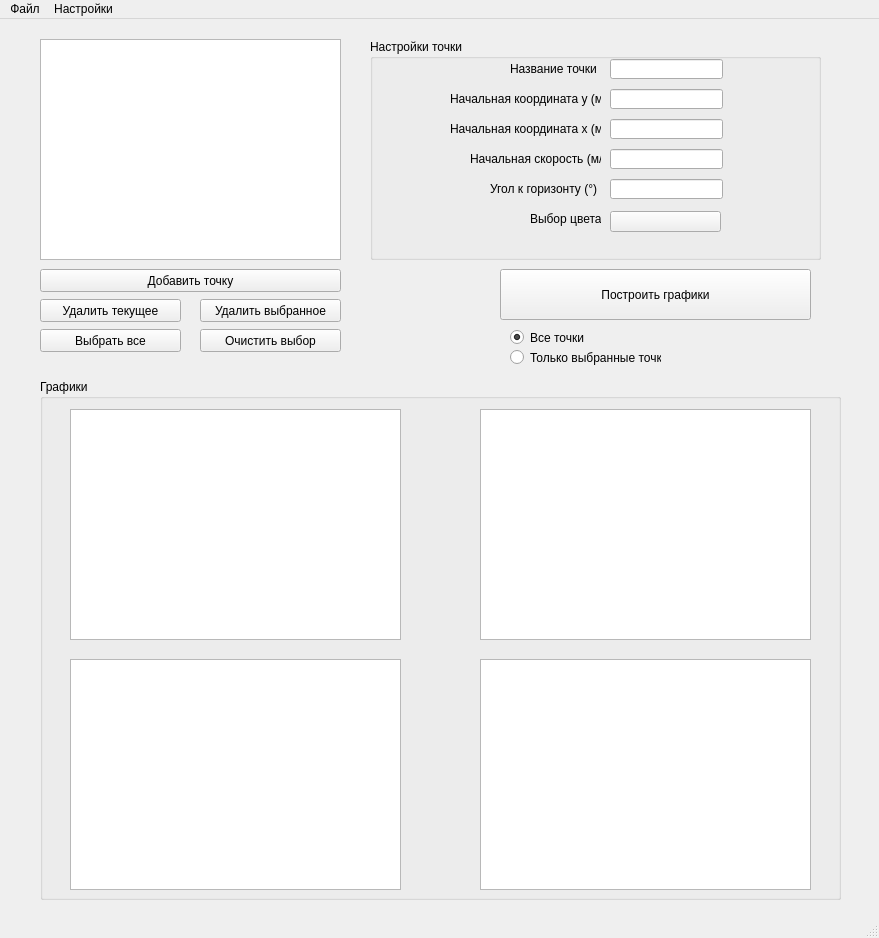
<?xml version="1.0" encoding="UTF-8"?>
<ui version="4.0">
 <class>MainWindow</class>
 <widget class="QMainWindow" name="MainWindow">
  <property name="geometry">
   <rect>
    <x>0</x>
    <y>0</y>
    <width>879</width>
    <height>938</height>
   </rect>
  </property>
  <property name="windowTitle">
   <string>Visualization of kinematics</string>
  </property>
  <widget class="QWidget" name="centralwidget">
   <widget class="QPushButton" name="button_build">
    <property name="geometry">
     <rect>
      <x>500</x>
      <y>250</y>
      <width>311</width>
      <height>51</height>
     </rect>
    </property>
    <property name="text">
     <string>Построить графики</string>
    </property>
   </widget>
   <widget class="QListWidget" name="points_list">
    <property name="geometry">
     <rect>
      <x>40</x>
      <y>20</y>
      <width>301</width>
      <height>221</height>
     </rect>
    </property>
   </widget>
   <widget class="QGroupBox" name="groupBox">
    <property name="geometry">
     <rect>
      <x>40</x>
      <y>360</y>
      <width>801</width>
      <height>521</height>
     </rect>
    </property>
    <property name="title">
     <string>Графики</string>
    </property>
    <widget class="PlotWidget" name="graphic2">
     <property name="geometry">
      <rect>
       <x>30</x>
       <y>30</y>
       <width>331</width>
       <height>231</height>
      </rect>
     </property>
    </widget>
    <widget class="PlotWidget" name="graphic1">
     <property name="geometry">
      <rect>
       <x>440</x>
       <y>30</y>
       <width>331</width>
       <height>231</height>
      </rect>
     </property>
    </widget>
    <widget class="PlotWidget" name="graphic3">
     <property name="geometry">
      <rect>
       <x>30</x>
       <y>280</y>
       <width>331</width>
       <height>231</height>
      </rect>
     </property>
    </widget>
    <widget class="PlotWidget" name="graphic4">
     <property name="geometry">
      <rect>
       <x>440</x>
       <y>280</y>
       <width>331</width>
       <height>231</height>
      </rect>
     </property>
    </widget>
   </widget>
   <widget class="QGroupBox" name="groupBox_2">
    <property name="geometry">
     <rect>
      <x>370</x>
      <y>20</y>
      <width>451</width>
      <height>221</height>
     </rect>
    </property>
    <property name="title">
     <string>Настройки точки</string>
    </property>
    <property name="alignment">
     <set>Qt::AlignLeading|Qt::AlignLeft|Qt::AlignTop</set>
    </property>
    <widget class="QLineEdit" name="input_name">
     <property name="geometry">
      <rect>
       <x>240</x>
       <y>20</y>
       <width>113</width>
       <height>20</height>
      </rect>
     </property>
     <property name="text">
      <string/>
     </property>
     <property name="echoMode">
      <enum>QLineEdit::Normal</enum>
     </property>
     <property name="clearButtonEnabled">
      <bool>false</bool>
     </property>
    </widget>
    <widget class="QLineEdit" name="input_y">
     <property name="geometry">
      <rect>
       <x>240</x>
       <y>50</y>
       <width>113</width>
       <height>20</height>
      </rect>
     </property>
     <property name="text">
      <string/>
     </property>
     <property name="echoMode">
      <enum>QLineEdit::Normal</enum>
     </property>
     <property name="clearButtonEnabled">
      <bool>false</bool>
     </property>
    </widget>
    <widget class="QLineEdit" name="input_x">
     <property name="geometry">
      <rect>
       <x>240</x>
       <y>80</y>
       <width>113</width>
       <height>20</height>
      </rect>
     </property>
     <property name="text">
      <string/>
     </property>
    </widget>
    <widget class="QLabel" name="label_3">
     <property name="geometry">
      <rect>
       <x>80</x>
       <y>80</y>
       <width>151</width>
       <height>20</height>
      </rect>
     </property>
     <property name="text">
      <string>Начальная координата x (м)</string>
     </property>
    </widget>
    <widget class="QLabel" name="label">
     <property name="geometry">
      <rect>
       <x>100</x>
       <y>110</y>
       <width>131</width>
       <height>20</height>
      </rect>
     </property>
     <property name="text">
      <string>Начальная скорость (м/с)</string>
     </property>
    </widget>
    <widget class="QLabel" name="label_6">
     <property name="geometry">
      <rect>
       <x>140</x>
       <y>20</y>
       <width>91</width>
       <height>20</height>
      </rect>
     </property>
     <property name="text">
      <string>Название точки</string>
     </property>
    </widget>
    <widget class="QLineEdit" name="input_speed">
     <property name="geometry">
      <rect>
       <x>240</x>
       <y>110</y>
       <width>113</width>
       <height>20</height>
      </rect>
     </property>
     <property name="text">
      <string/>
     </property>
    </widget>
    <widget class="QLabel" name="label_2">
     <property name="geometry">
      <rect>
       <x>120</x>
       <y>140</y>
       <width>111</width>
       <height>20</height>
      </rect>
     </property>
     <property name="text">
      <string>Угол к горизонту (°)</string>
     </property>
    </widget>
    <widget class="QLabel" name="label_4">
     <property name="geometry">
      <rect>
       <x>80</x>
       <y>50</y>
       <width>151</width>
       <height>20</height>
      </rect>
     </property>
     <property name="text">
      <string>Начальная координата y (м)</string>
     </property>
    </widget>
    <widget class="QLineEdit" name="input_alpha">
     <property name="geometry">
      <rect>
       <x>240</x>
       <y>140</y>
       <width>113</width>
       <height>20</height>
      </rect>
     </property>
     <property name="text">
      <string/>
     </property>
    </widget>
    <widget class="QPushButton" name="button_color">
     <property name="geometry">
      <rect>
       <x>240</x>
       <y>172</y>
       <width>111</width>
       <height>21</height>
      </rect>
     </property>
     <property name="text">
      <string/>
     </property>
    </widget>
    <widget class="QLabel" name="label_5">
     <property name="geometry">
      <rect>
       <x>160</x>
       <y>170</y>
       <width>71</width>
       <height>20</height>
      </rect>
     </property>
     <property name="text">
      <string>Выбор цвета</string>
     </property>
    </widget>
   </widget>
   <widget class="QPushButton" name="button_add">
    <property name="geometry">
     <rect>
      <x>40</x>
      <y>250</y>
      <width>301</width>
      <height>23</height>
     </rect>
    </property>
    <property name="text">
     <string>Добавить точку</string>
    </property>
   </widget>
   <widget class="QPushButton" name="button_del_current">
    <property name="geometry">
     <rect>
      <x>40</x>
      <y>280</y>
      <width>141</width>
      <height>23</height>
     </rect>
    </property>
    <property name="text">
     <string>Удалить текущее</string>
    </property>
   </widget>
   <widget class="QPushButton" name="button_del_select">
    <property name="geometry">
     <rect>
      <x>200</x>
      <y>280</y>
      <width>141</width>
      <height>23</height>
     </rect>
    </property>
    <property name="text">
     <string>Удалить выбранное</string>
    </property>
   </widget>
   <widget class="QPushButton" name="button_select_all">
    <property name="geometry">
     <rect>
      <x>40</x>
      <y>310</y>
      <width>141</width>
      <height>23</height>
     </rect>
    </property>
    <property name="text">
     <string>Выбрать все</string>
    </property>
   </widget>
   <widget class="QPushButton" name="button_unselect_all">
    <property name="geometry">
     <rect>
      <x>200</x>
      <y>310</y>
      <width>141</width>
      <height>23</height>
     </rect>
    </property>
    <property name="text">
     <string>Очистить выбор</string>
    </property>
   </widget>
   <widget class="QRadioButton" name="radiobutton_all">
    <property name="geometry">
     <rect>
      <x>510</x>
      <y>310</y>
      <width>82</width>
      <height>17</height>
     </rect>
    </property>
    <property name="text">
     <string>Все точки</string>
    </property>
    <property name="checked">
     <bool>true</bool>
    </property>
   </widget>
   <widget class="QRadioButton" name="radiobutton_selected">
    <property name="geometry">
     <rect>
      <x>510</x>
      <y>330</y>
      <width>151</width>
      <height>17</height>
     </rect>
    </property>
    <property name="text">
     <string>Только выбранные точки</string>
    </property>
   </widget>
  </widget>
  <widget class="QMenuBar" name="menubar">
   <property name="geometry">
    <rect>
     <x>0</x>
     <y>0</y>
     <width>879</width>
     <height>21</height>
    </rect>
   </property>
   <widget class="QMenu" name="menu">
    <property name="title">
     <string>Настройки</string>
    </property>
    <addaction name="action_const"/>
    <addaction name="action_colors"/>
   </widget>
   <widget class="QMenu" name="menu_3">
    <property name="title">
     <string>Файл</string>
    </property>
    <addaction name="action_save"/>
    <addaction name="action_load"/>
   </widget>
   <addaction name="menu_3"/>
   <addaction name="menu"/>
  </widget>
  <widget class="QStatusBar" name="statusbar"/>
  <action name="action_2">
   <property name="text">
    <string>что?</string>
   </property>
  </action>
  <action name="action_save">
   <property name="text">
    <string>Сохранить</string>
   </property>
  </action>
  <action name="action_load">
   <property name="text">
    <string>Загрузить</string>
   </property>
  </action>
  <action name="action_const">
   <property name="text">
    <string>Константы</string>
   </property>
  </action>
  <action name="action_colors">
   <property name="text">
    <string>Цвета</string>
   </property>
  </action>
 </widget>
 <customwidgets>
  <customwidget>
   <class>PlotWidget</class>
   <extends>QGraphicsView</extends>
   <header>pyqtgraph</header>
  </customwidget>
 </customwidgets>
 <resources/>
 <connections/>
</ui>
